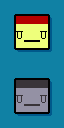

This game map was drawn from its Tiled (.tmx) file and the tilesets committed beside it. A one-line description and the trimmed map source follow:
An orthogonal 8x16 tile map with 8x8 px tiles, 1 tile layer (cube range).

<map version="1.0" orientation="orthogonal" width="8" height="16" tilewidth="8" tileheight="8">
 <tileset firstgid="1" name="tilerom-atlas" tilewidth="8" tileheight="8">
  <image source="../../cube/tilerom/tilerom-atlas.png" width="1024" height="1024" />
 </tileset>
 <layer name="cube range" width="8" height="16">
  <data>[128 cells, 128 non-empty, 21 distinct tile ids]</data>
 </layer>
</map>
